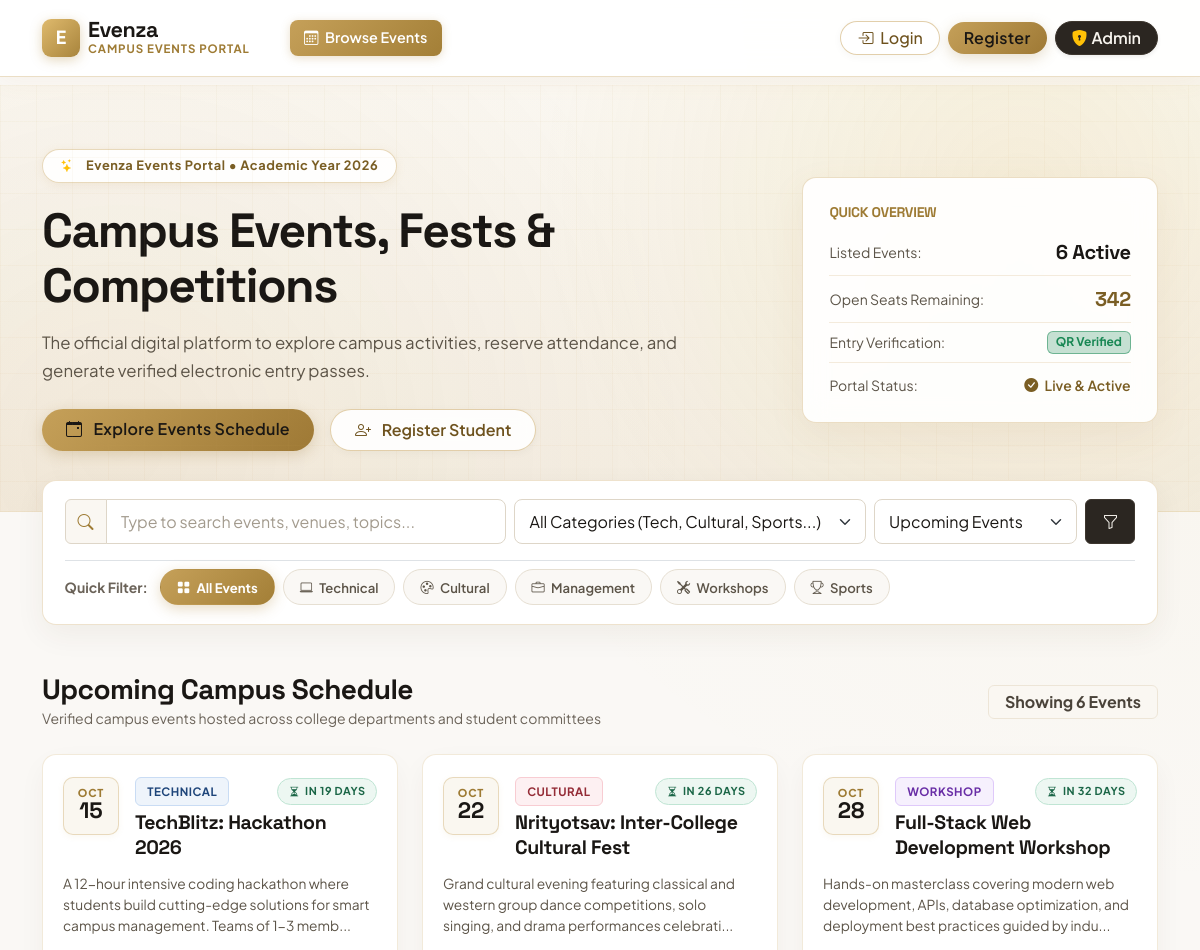
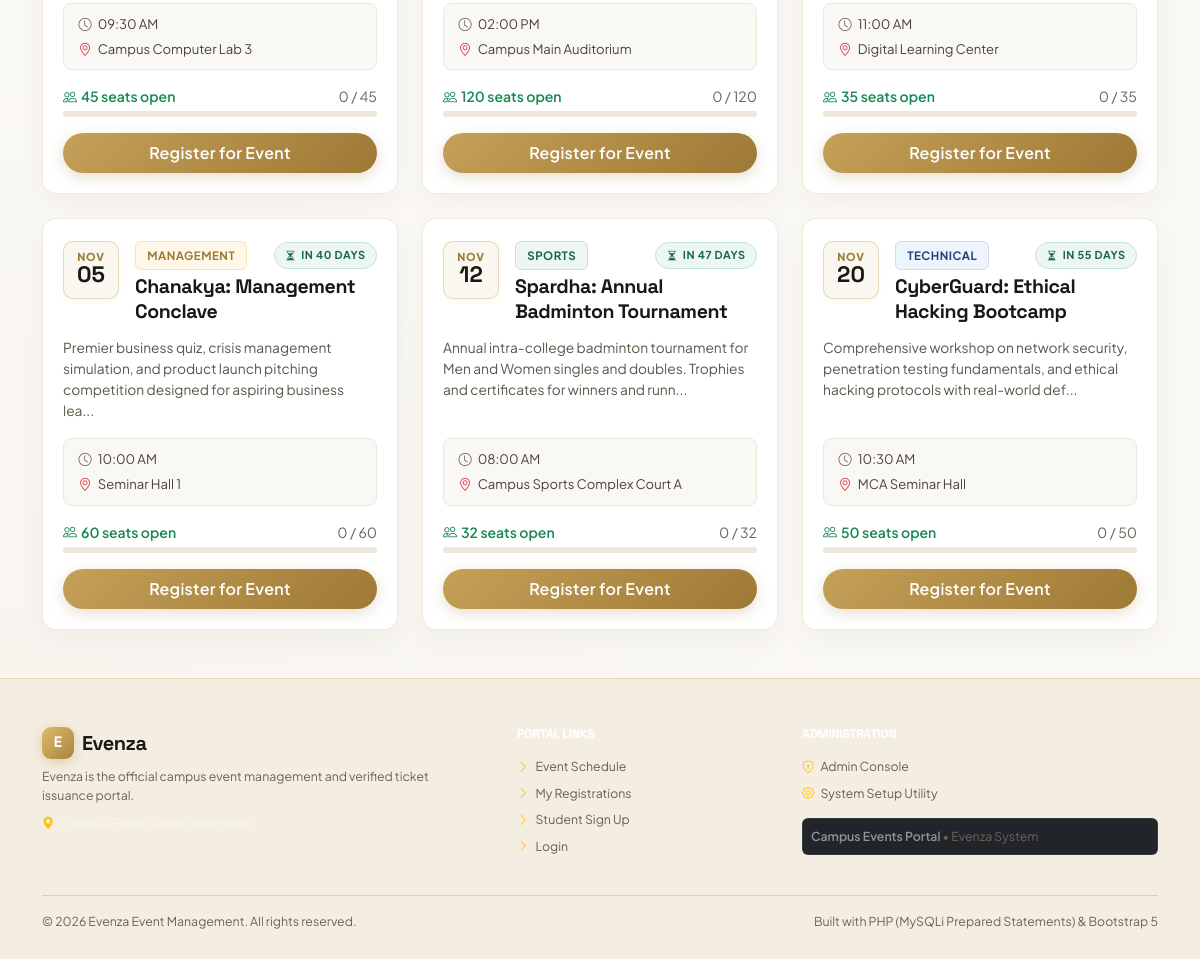
The page / on the database its author committed (2 pictures, top to bottom).
### tables this page shows
CREATE TABLE IF NOT EXISTS `events` (
  `event_id` INT AUTO_INCREMENT PRIMARY KEY,
  `event_name` VARCHAR(150) NOT NULL,
  `category` VARCHAR(50) NOT NULL,
  `event_date` DATE NOT NULL,
  `event_time` TIME NOT NULL,
  `venue` VARCHAR(150) NOT NULL,
  `description` TEXT NOT NULL,
  `max_seats` INT NOT NULL DEFAULT 50,
  `status` ENUM('upcoming', 'completed', 'cancelled') NOT NULL DEFAULT 'upcoming',
  `created_by` INT DEFAULT NULL,
  `created_at` TIMESTAMP DEFAULT CURRENT_TIMESTAMP,
  CONSTRAINT `fk_events_created_by` FOREIGN KEY (`created_by`) REFERENCES `admins`(`admin_id`) ON DELETE SET NULL ON UPDATE CASCADE
);

### config/db.php (called while the page is built, shortened)
<?php
function escape($data) {
    return htmlspecialchars((string)$data, ENT_QUOTES, 'UTF-8');
}
function is_student_logged_in() {
    return isset($_SESSION['student_id']) && !empty($_SESSION['student_id']);
}
function format_time($time_str) {
    return date('h:i A', strtotime($time_str));
}

### index.php (the view, shortened to what this page needs)
<?php
require_once __DIR__ . '/config/db.php';
$search_query    = trim($_GET['q'] ?? '');
$category_filter = trim($_GET['category'] ?? 'all');
$time_filter     = trim($_GET['time'] ?? 'upcoming');
$sql = "SELECT e.event_id, e.event_name, e.category, e.event_date, e.event_time, e.venue, e.description, e.max_seats, e.status,
               COUNT(r.registration_id) AS registered_count
        FROM events e
        LEFT JOIN registrations r ON e.event_id = r.event_id AND r.status = 'confirmed'
        WHERE 1=1";
if ($time_filter === 'upcoming') {
    $sql .= " AND e.event_date >= CURDATE()";
}
$sql .= " GROUP BY e.event_id ORDER BY e.event_date ASC, e.event_time ASC";
$stmt = $conn->prepare($sql);
$stmt->execute();
$events_result = $stmt->get_result();
$events = [];
$total_available_seats = 0;
while ($row = $events_result->fetch_assoc()) {
    $events[] = $row;
    $total_available_seats += max(0, $row['max_seats'] - $row['registered_count']);
}
$student_registered_map = [];
include __DIR__ . '/includes/header.php';
?>
<section class="evenza-hero">
    <div class="container hero-content">
        <div class="row align-items-center g-4">
            <div class="col-lg-8">
                <div class="hero-tag">
                    <i class="bi bi-stars me-1 text-warning"></i> Evenza Events Portal &bull; Academic Year 2026
                </div>
                <h1 class="hero-title mb-3">
                    Campus Events, Fests &amp; Competitions
                </h1>
                <p class="hero-lead mb-4">
                    The official digital platform to explore campus activities, reserve attendance, and generate verified electronic entry passes.
                </p>
                <div class="d-flex flex-wrap gap-3">
                    <a href="#events-roster" class="btn btn-warning px-4 py-2 fw-bold text-dark rounded-pill">
                        <i class="bi bi-calendar-event me-2"></i> Explore Events Schedule
                    </a>
                    <?php if (!is_student_logged_in()): ?>
                        <a href="register_student.php" class="btn btn-outline-light px-4 py-2 fw-semibold rounded-pill">
                            <i class="bi bi-person-plus me-2"></i> Register Student
                        </a>
                    <?php else: ?>
                        <a href="dashboard.php" class="btn btn-outline-light px-4 py-2 fw-semibold rounded-pill">
                            <i class="bi bi-pass me-2"></i> View My Event Passes
                        </a>
                    <?php endif; ?>
                </div>
            </div>
            <div class="col-lg-4 d-none d-lg-block">
                <div class="hero-stat-card">
                    <h6 class="text-white-50 text-uppercase small fw-bold mb-3">Quick Overview</h6>
                    <div class="d-flex justify-content-between align-items-center mb-2 pb-2 border-bottom border-white border-opacity-10">
                        <span class="text-light small">Listed Events:</span>
                        <span class="fw-bold fs-5 text-white brand-font"><?= count($events) ?> Active</span>
                    </div>
                    <div class="d-flex justify-content-between align-items-center mb-2 pb-2 border-bottom border-white border-opacity-10">
                        <span class="text-light small">Open Seats Remaining:</span>
                        <span class="fw-bold fs-5 text-warning brand-font"><?= $total_available_seats ?></span>
                    </div>
                    <div class="d-flex justify-content-between align-items-center mb-2 pb-2 border-bottom border-white border-opacity-10">
                        <span class="text-light small">Entry Verification:</span>
                        <span class="badge bg-success bg-opacity-25 text-success border border-success border-opacity-50">QR Verified</span>
                    </div>
                    <div class="d-flex justify-content-between align-items-center pt-1">
                        <span class="text-light small">Portal Status:</span>
                        <span class="text-warning small fw-semibold"><i class="bi bi-check-circle-fill me-1"></i> Live &amp; Active</span>
                    </div>
                </div>
            </div>
        </div>
    </div>
</section>
<div class="container" id="events-roster">
    <div class="filter-container">
        <form method="GET" action="index.php#events-roster" class="row g-2 align-items-center mb-3">
            <div class="col-lg-5 col-md-6">
                <div class="input-group">
                    <span class="input-group-text bg-light border-end-0 text-muted"><i class="bi bi-search"></i></span>
                    <input type="text" name="q" id="eventLiveSearchInput" class="form-control border-start-0" placeholder="Type to search events, venues, topics..." value="<?= escape($search_query) ?>" autocomplete="off">
                </div>
            </div>
            <div class="col-lg-4 col-md-6">
                <select name="category" id="categorySelectDropdown" class="form-select" onchange="this.form.submit()">
                    <option value="all" <?= $category_filter === 'all' ? 'selected' : '' ?>>All Categories (Tech, Cultural, Sports...)</option>
                </select>
            </div>
            <div class="col-lg-3 col-12 d-flex gap-2">
                <select name="time" class="form-select" onchange="this.form.submit()">
                    <option value="upcoming" <?= $time_filter === 'upcoming' ? 'selected' : '' ?>>Upcoming Events</option>
                </select>
                <button type="submit" class="btn btn-dark px-3" title="Search"><i class="bi bi-funnel"></i></button>
            </div>
        </form>
        <div class="d-flex flex-wrap gap-2 pt-2 border-top align-items-center" id="categoryPillsContainer">
            <span class="small text-muted fw-bold me-1">Quick Filter:</span>
            <button type="button" class="category-filter-badge <?= ($category_filter === 'all') ? 'active' : '' ?>" data-filter-cat="all">
                <i class="bi bi-grid-fill"></i> All Events
            </button>
            <button type="button" class="category-filter-badge <?= ($category_filter === 'Technical') ? 'active' : '' ?>" data-filter-cat="technical">
                <i class="bi bi-laptop"></i> Technical
            </button>
            <button type="button" class="category-filter-badge <?= ($category_filter === 'Cultural') ? 'active' : '' ?>" data-filter-cat="cultural">
                <i class="bi bi-palette"></i> Cultural
            </button>
            <button type="button" class="category-filter-badge <?= ($category_filter === 'Management') ? 'active' : '' ?>" data-filter-cat="management">
                <i class="bi bi-briefcase"></i> Management
            </button>
            <button type="button" class="category-filter-badge <?= ($category_filter === 'Workshop') ? 'active' : '' ?>" data-filter-cat="workshop">
                <i class="bi bi-tools"></i> Workshops
            </button>
            <button type="button" class="category-filter-badge <?= ($category_filter === 'Sports') ? 'active' : '' ?>" data-filter-cat="sports">
                <i class="bi bi-trophy"></i> Sports
            </button>
        </div>
    </div>
</div>
<main class="container py-5">
    <div class="d-flex justify-content-between align-items-center mb-4 flex-wrap gap-2">
        <div>
            <h3 class="fw-bold text-dark mb-0">Upcoming Campus Schedule</h3>
            <span class="text-muted small">Verified campus events hosted across college departments and student committees</span>
        </div>
        <span class="badge bg-light text-dark border px-3 py-2 fs-6" id="visibleCountBadge">
            Showing <?= count($events) ?> Events
        </span>
    </div>
    <?php if (empty($events)): ?>
        <div class="card event-card text-center py-5 shadow-sm">
            <div class="card-body">
                <div class="text-muted fs-1 mb-2"><i class="bi bi-calendar2-x"></i></div>
                <h5 class="fw-bold text-dark">No Events Match Your Query</h5>
                <p class="text-muted small mb-3">Try adjusting your search terms or view all categories.</p>
                <a href="index.php" class="btn btn-primary rounded-pill px-4">View Complete Schedule</a>
            </div>
        </div>
    <?php else: ?>
        <div class="row g-4" id="eventsGridRow">
            <?php foreach ($events as $evt):
                $seats_left = max(0, $evt['max_seats'] - $evt['registered_count']);
                $is_full = ($seats_left <= 0);
                $is_registered = isset($student_registered_map[$evt['event_id']]);
                $timestamp = strtotime($evt['event_date']);
                $day_num   = date('d', $timestamp);
                $month_str = date('M', $timestamp);
                $today_ts = strtotime(date('Y-m-d'));
                $event_ts = strtotime($evt['event_date']);
                $diff_days = (int)round(($event_ts - $today_ts) / 86400);
                $cat = strtolower($evt['category']);
                $cat_class = 'cat-def';
                if (str_contains($cat, 'tech')) $cat_class = 'cat-tech';
                elseif (str_contains($cat, 'cult')) $cat_class = 'cat-cult';
                elseif (str_contains($cat, 'mgmt') || str_contains($cat, 'manag')) $cat_class = 'cat-mgmt';
                elseif (str_contains($cat, 'work')) $cat_class = 'cat-work';
                elseif (str_contains($cat, 'spor')) $cat_class = 'cat-spor';
            ?>
            <div class="col-lg-4 col-md-6 event-card-col"
                 data-title="<?= strtolower(escape($evt['event_name'])) ?>"
                 data-desc="<?= strtolower(escape($evt['description'])) ?>"
                 data-venue="<?= strtolower(escape($evt['venue'])) ?>"
                 data-category="<?= strtolower(escape($evt['category'])) ?>">
                <div class="event-card">
                    <div class="event-card-header">
                        <div class="calendar-date-badge">
                            <span class="calendar-month"><?= $month_str ?></span>
                            <span class="calendar-day"><?= $day_num ?></span>
                        </div>
                        <div class="flex-grow-1">
                            <div class="d-flex justify-content-between align-items-center mb-1">
                                <span class="category-pill <?= $cat_class ?>">
                                    <?= escape($evt['category']) ?>
                                </span>
                                <?php if ($diff_days === 0): ?>
                                    <span class="urgency-pill urgency-today"><i class="bi bi-broadcast"></i> Today</span>
                                <?php elseif ($diff_days === 1): ?>
                                    <span class="urgency-pill urgency-tomorrow"><i class="bi bi-clock-history"></i> Tomorrow</span>
                                <?php elseif ($diff_days > 1): ?>
                                    <span class="urgency-pill urgency-upcoming"><i class="bi bi-hourglass-split"></i> In <?= $diff_days ?> days</span>
                                <?php else: ?>
                                    <span class="urgency-pill urgency-past"><i class="bi bi-check2"></i> Concluded</span>
                                <?php endif; ?>
                            </div>
                            <h5 class="event-title mb-0"><?= escape($evt['event_name']) ?></h5>
                        </div>
                    </div>
                    <div class="event-card-body">
                        <p class="event-description">
                            <?= escape(mb_strimwidth($evt['description'], 0, 130, '...')) ?>
                        </p>
                        <div class="event-meta-row">
                            <div>
                                <i class="bi bi-clock text-secondary me-1"></i>
                                <span><?= format_time($evt['event_time']) ?></span>
                            </div>
                            <div class="text-truncate" title="<?= escape($evt['venue']) ?>">
                                <i class="bi bi-geo-alt text-danger me-1"></i>
                                <span><?= escape($evt['venue']) ?></span>
                            </div>
                        </div>
                        <div class="capacity-row">
                            <div class="d-flex justify-content-between align-items-center small mb-1">
                                <?php if ($is_full): ?>
                                    <span class="text-danger fw-bold"><i class="bi bi-slash-circle me-1"></i>Capacity Reached</span>
                                <?php else: ?>
                                    <span class="text-success fw-semibold"><i class="bi bi-people me-1"></i><?= $seats_left ?> seats open</span>
                                <?php endif; ?>
                                <span class="text-muted"><?= $evt['registered_count'] ?> / <?= $evt['max_seats'] ?></span>
                            </div>
                            <div class="capacity-progress">
                            </div>
                        </div>
                        <div class="mt-auto">
                            <?php if ($is_registered): ?>
                                <a href="ticket.php?ticket=<?= urlencode($student_registered_map[$evt['event_id']]['ticket_number']) ?>" class="btn btn-success w-100 fw-semibold rounded-pill py-2 shadow-sm">
                                    <i class="bi bi-pass me-1"></i> View Evenza Pass
                                </a>
                            <?php elseif (($evt['status'] ?? 'upcoming') === 'cancelled'): ?>
                                <button class="btn btn-outline-danger w-100 fw-medium rounded-pill py-2" disabled>
                                    <i class="bi bi-x-circle me-1"></i> Event Cancelled
                                </button>
                            <?php elseif (($evt['status'] ?? 'upcoming') === 'completed'): ?>
                                <button class="btn btn-secondary w-100 fw-medium rounded-pill py-2" disabled>
                                    <i class="bi bi-check2-all me-1"></i> Event Concluded
                                </button>
                            <?php elseif ($is_full): ?>
                                <button class="btn btn-secondary w-100 fw-medium rounded-pill py-2" disabled>
                                    Registration Closed
                                </button>
                            <?php else: ?>
                                <a href="event_register.php?event_id=<?= (int)$evt['event_id'] ?>" class="btn btn-primary w-100 fw-semibold rounded-pill py-2 shadow-sm">
                                    Register for Event
                                </a>
                            <?php endif; ?>
                        </div>
                    </div>
                </div>
            </div>
            <?php endforeach; ?>
        </div>
    <?php endif; ?>
</main>
<?php include __DIR__ . '/includes/footer.php'; ?>

### rows shown on the page
events: event_date "OCT", event_date "15", category "TECHNICAL", event_name "TechBlitz: Hackathon 2026", description "A 12-hour intensive coding hackathon where students build cutting-edge solutions for smart campus management. Teams of 1-3 memb...", event_time "09:30 AM", venue "Campus Computer Lab 3", max_seats "45", registered_count "0"
events: event_date "OCT", event_date "22", category "CULTURAL", event_name "Nrityotsav: Inter-College Cultural Fest", description "Grand cultural evening featuring classical and western group dance competitions, solo singing, and drama performances celebrati...", event_time "02:00 PM", venue "Campus Main Auditorium", max_seats "120", registered_count "0"
events: event_date "OCT", event_date "28", category "WORKSHOP", event_name "Full-Stack Web Development Workshop", description "Hands-on masterclass covering modern web development, APIs, database optimization, and deployment best practices guided by indu...", event_time "11:00 AM", venue "Digital Learning Center", max_seats "35", registered_count "0"
events: event_date "NOV", event_date "05", category "MANAGEMENT", event_name "Chanakya: Management Conclave", description "Premier business quiz, crisis management simulation, and product launch pitching competition designed for aspiring business lea...", event_time "10:00 AM", venue "Seminar Hall 1", max_seats "60", registered_count "0"
events: event_date "NOV", event_date "12", category "SPORTS", event_name "Spardha: Annual Badminton Tournament", description "Annual intra-college badminton tournament for Men and Women singles and doubles. Trophies and certificates for winners and runn...", event_time "08:00 AM", venue "Campus Sports Complex Court A", max_seats "32", registered_count "0"
events: event_date "NOV", event_date "20", category "TECHNICAL", event_name "CyberGuard: Ethical Hacking Bootcamp", description "Comprehensive workshop on network security, penetration testing fundamentals, and ethical hacking protocols with real-world def...", event_time "10:30 AM", venue "MCA Seminar Hall", max_seats "50", registered_count "0"

### other values the page prints
count($events) "6"
$total_available_seats "342"
